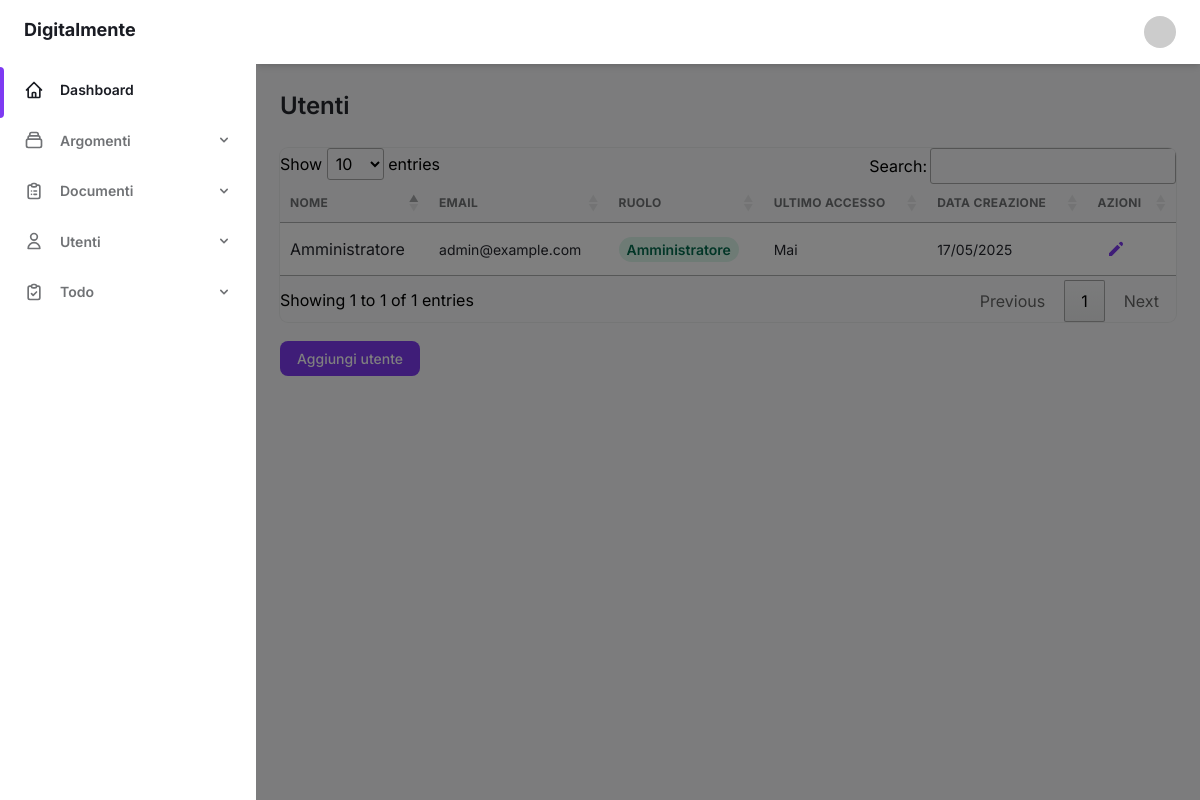
Before: /utenti/index.php (signed in) with the older database file.
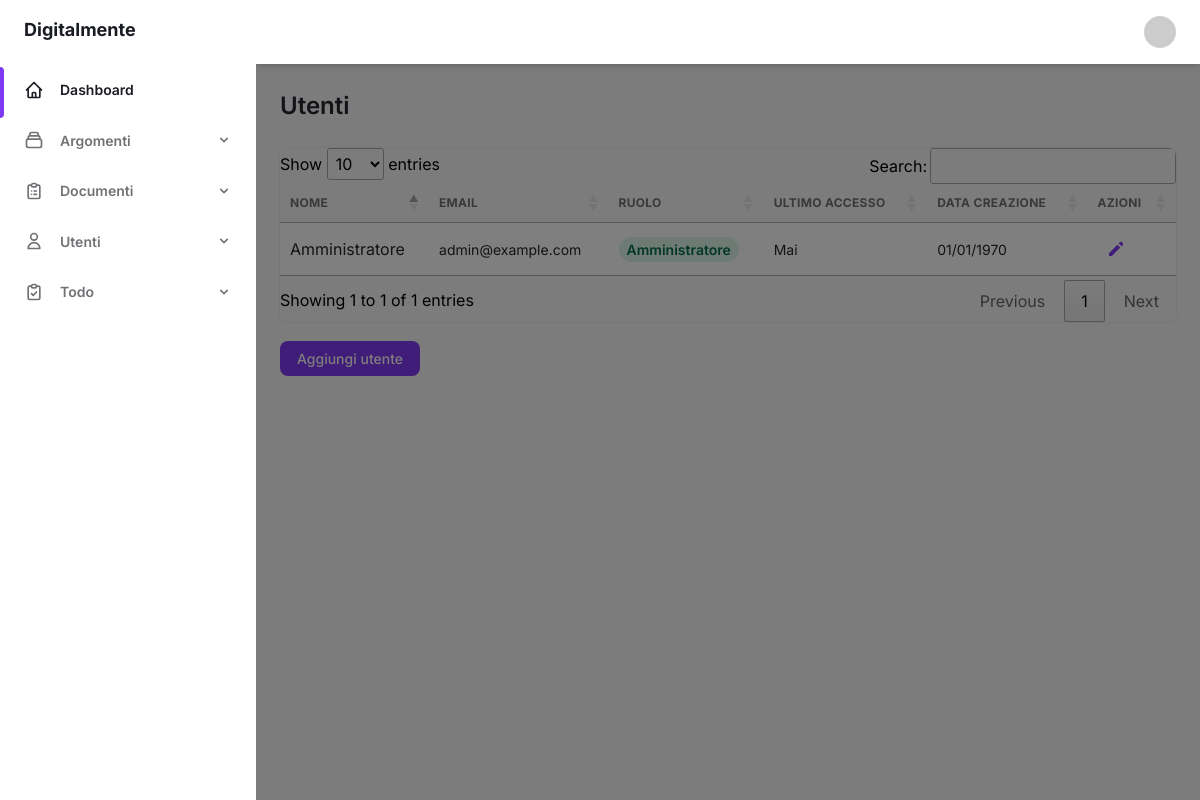
After: the same page with the newer database file.
### tables this page shows
CREATE TABLE IF NOT EXISTS `utenti` (
  `id` int(11) NOT NULL AUTO_INCREMENT,
  `nominativo` varchar(250) DEFAULT NULL,
  `password` varchar(255) DEFAULT NULL,
  `email` varchar(191) DEFAULT NULL,
  `ruolo` int(11) DEFAULT NULL COMMENT '1=admin, 2=editor',
  `last_login` date DEFAULT NULL,
  `created_at` date DEFAULT NULL,
  `reset_id` varchar(250) DEFAULT NULL,
  PRIMARY KEY (`id`),
  UNIQUE KEY `email` (`email`)
);

### includes/functions.php (called while the page is built, shortened)
<?php
function getBaseUrl() {
    $path = $_SERVER['PHP_SELF'];
    $parts = explode('/', $path);
    $appIndex = array_search('app', $parts);
    if ($appIndex === false) {
        return '/';
    }
    $basePath = '';
    return $basePath;
}
?>

### utenti/index.php (the view, shortened to what this page needs)
<?php
require_once '../config/db.php';
require_once '../includes/functions.php';
$stmt = $conn->prepare("SELECT * FROM utenti ORDER BY nominativo");
$stmt->execute();
$utenti = $stmt->get_result();
include '../includes/header.php';
?>
<h2 class="my-6 text-2xl font-semibold text-gray-700 dark:text-gray-200">
    Utenti
</h2>
<div class="w-full overflow-hidden rounded-lg shadow-xs">
    <div class="w-full overflow-x-auto">
        <table class="w-full whitespace-no-wrap datatable">
            <thead>
                <tr class="text-xs font-semibold tracking-wide text-left text-gray-500 uppercase border-b dark:border-gray-700 bg-gray-50 dark:text-gray-400 dark:bg-gray-800">
                    <th class="px-4 py-3">Nome</th>
                    <th class="px-4 py-3">Email</th>
                    <th class="px-4 py-3">Ruolo</th>
                    <th class="px-4 py-3">Ultimo accesso</th>
                    <th class="px-4 py-3">Data creazione</th>
                    <th class="px-4 py-3">Azioni</th>
                </tr>
            </thead>
            <tbody class="bg-white divide-y dark:divide-gray-700 dark:bg-gray-800">
                <?php if ($utenti->num_rows > 0) : ?>
                    <?php while ($utente = $utenti->fetch_assoc()) : ?>
                        <tr class="text-gray-700 dark:text-gray-400">
                            <td class="px-4 py-3">
                                <?php echo htmlspecialchars($utente['nominativo']); ?>
                            </td>
                            <td class="px-4 py-3 text-sm">
                                <?php echo htmlspecialchars($utente['email']); ?>
                            </td>
                            <td class="px-4 py-3 text-sm">
                                <?php if ($utente['ruolo'] == 1): ?>
                                    <span class="px-2 py-1 font-semibold leading-tight text-green-700 bg-green-100 rounded-full dark:bg-green-700 dark:text-green-100">
                                        Amministratore
                                    </span>
                                <?php else: ?>
                                    <span class="px-2 py-1 font-semibold leading-tight text-orange-700 bg-orange-100 rounded-full dark:bg-orange-700 dark:text-orange-100">
                                        Editor
                                    </span>
                                <?php endif; ?>
                            </td>
                            <td class="px-4 py-3 text-sm">
                                <?php echo $utente['last_login'] ? date('d/m/Y', strtotime($utente['last_login'])) : 'Mai'; ?>
                            </td>
                            <td class="px-4 py-3 text-sm">
                                <?php echo date('d/m/Y', strtotime($utente['created_at'])); ?>
                            </td>
                            <td class="px-4 py-3">
                                <div class="flex items-center space-x-4 text-sm">
                                    <a href="modifica.php?id=<?php echo $utente['id']; ?>" class="flex items-center justify-between px-2 py-2 text-sm font-medium leading-5 text-purple-600 rounded-lg dark:text-gray-400 focus:outline-none focus:shadow-outline-gray" aria-label="Edit">
                                        <svg class="w-5 h-5" aria-hidden="true" fill="currentColor" viewBox="0 0 20 20">
                                            <path d="M13.586 3.586a2 2 0 112.828 2.828l-.793.793-2.828-2.828.793-.793zM11.379 5.793L3 14.172V17h2.828l8.38-8.379-2.83-2.828z"></path>
                                        </svg>
                                    </a>
                                </div>
                            </td>
                        </tr>
                    <?php endwhile; ?>
                <?php endif; ?>
            </tbody>
        </table>
    </div>
</div>
<div class="mt-6">
    <a href="aggiungi.php" class="px-4 py-2 text-sm font-medium leading-5 text-white transition-colors duration-150 bg-purple-600 border border-transparent rounded-lg active:bg-purple-600 hover:bg-purple-700 focus:outline-none focus:shadow-outline-purple">
        Aggiungi utente
    </a>
</div>
<?php include '../includes/footer.php'; ?>

### includes/header.php (shortened to what this page needs)
<?php
require_once __DIR__ . '/../includes/functions.php';
?>
<!DOCTYPE html>
<html :class="{ 'theme-dark': dark }" x-data="data()" lang="it">
<head>
    <link rel="stylesheet" href="<?php echo getBaseUrl(); ?>assets/css/tailwind.output.css">
    <link rel="stylesheet" href="https://cdn.datatables.net/1.10.25/css/jquery.dataTables.min.css">
</head>
<body>
    <div class="flex h-screen bg-gray-50 dark:bg-gray-900" :class="{ 'overflow-hidden': isSideMenuOpen }">
        <aside class="z-20 hidden w-64 overflow-y-auto bg-white dark:bg-gray-800 md:block flex-shrink-0">
            <div class="py-4 text-gray-500 dark:text-gray-400">
                <a class="ml-6 text-lg font-bold text-gray-800 dark:text-gray-200" href="<?php echo getBaseUrl(); ?>index.php">
                    Digitalmente
                </a>
                <ul class="mt-6">
                    <li class="relative px-6 py-3">
                        <span class="absolute inset-y-0 left-0 w-1 bg-purple-600 rounded-tr-lg rounded-br-lg" aria-hidden="true"></span>
                        <a class="inline-flex items-center w-full text-sm font-semibold text-gray-800 transition-colors duration-150 hover:text-gray-800 dark:hover:text-gray-200 dark:text-gray-100" href="<?php echo getBaseUrl(); ?>index.php">
                            <span class="ml-4">Dashboard</span>
                        </a>
                    </li>
                </ul>
                <ul>
                    <li class="relative px-6 py-3">
                        <button class="inline-flex items-center justify-between w-full text-sm font-semibold transition-colors duration-150 hover:text-gray-800 dark:hover:text-gray-200" @click="toggleTopicsMenu" aria-haspopup="true">
                            <span class="inline-flex items-center">
                                <span class="ml-4">Argomenti</span>
                            </span>
                            <svg class="w-4 h-4" aria-hidden="true" fill="currentColor" viewBox="0 0 20 20">
                                <path fill-rule="evenodd" d="M5.293 7.293a1 1 0 011.414 0L10 10.586l3.293-3.293a1 1 0 111.414 1.414l-4 4a1 1 0 01-1.414 0l-4-4a1 1 0 010-1.414z" clip-rule="evenodd"></path>
                            </svg>
                        </button>
                    </li>
                    <li class="relative px-6 py-3">
                        <button class="inline-flex items-center justify-between w-full text-sm font-semibold transition-colors duration-150 hover:text-gray-800 dark:hover:text-gray-200" @click="toggleDocumentsMenu" aria-haspopup="true">
                            <span class="inline-flex items-center">
                                <span class="ml-4">Documenti</span>
                            </span>
                            <svg class="w-4 h-4" aria-hidden="true" fill="currentColor" viewBox="0 0 20 20">
                                <path fill-rule="evenodd" d="M5.293 7.293a1 1 0 011.414 0L10 10.586l3.293-3.293a1 1 0 111.414 1.414l-4 4a1 1 0 01-1.414 0l-4-4a1 1 0 010-1.414z" clip-rule="evenodd"></path>
                            </svg>
                        </button>
                    </li>
                    <?php if (isset($_SESSION['user_role']) && $_SESSION['user_role'] == 1): ?>
                    <li class="relative px-6 py-3">
                        <button class="inline-flex items-center justify-between w-full text-sm font-semibold transition-colors duration-150 hover:text-gray-800 dark:hover:text-gray-200" @click="toggleUsersMenu" aria-haspopup="true">
                            <span class="inline-flex items-center">
                                <svg class="w-5 h-5" aria-hidden="true" fill="none" stroke-linecap="round" stroke-linejoin="round" stroke-width="2" viewBox="0 0 24 24" stroke="currentColor">
                                    <path d="M16 7a4 4 0 11-8 0 4 4 0 018 0zM12 14a7 7 0 00-7 7h14a7 7 0 00-7-7z"></path>
                                </svg>
                                <span class="ml-4">Utenti</span>
                            </span>
                            <svg class="w-4 h-4" aria-hidden="true" fill="currentColor" viewBox="0 0 20 20">
                                <path fill-rule="evenodd" d="M5.293 7.293a1 1 0 011.414 0L10 10.586l3.293-3.293a1 1 0 111.414 1.414l-4 4a1 1 0 01-1.414 0l-4-4a1 1 0 010-1.414z" clip-rule="evenodd"></path>
                            </svg>
                        </button>
                    </li>
                    <?php endif; ?>
                    <li class="relative px-6 py-3">
                        <button class="inline-flex items-center justify-between w-full text-sm font-semibold transition-colors duration-150 hover:text-gray-800 dark:hover:text-gray-200" @click="toggleTodoMenu" aria-haspopup="true">
                            <span class="inline-flex items-center">
                                <span class="ml-4">Todo</span>
                            </span>
                            <svg class="w-4 h-4" aria-hidden="true" fill="currentColor" viewBox="0 0 20 20">
                                <path fill-rule="evenodd" d="M5.293 7.293a1 1 0 011.414 0L10 10.586l3.293-3.293a1 1 0 111.414 1.414l-4 4a1 1 0 01-1.414 0l-4-4a1 1 0 010-1.414z" clip-rule="evenodd"></path>
                            </svg>
                        </button>
                    </li>
                </ul>
            </div>
        </aside>
        <div x-show="isSideMenuOpen" x-transition:enter="transition ease-in-out duration-150" x-transition:enter-start="opacity-0" x-transition:enter-end="opacity-100" x-transition:leave="transition ease-in-out duration-150" x-transition:leave-start="opacity-100" x-transition:leave-end="opacity-0" class="fixed inset-0 z-10 flex items-end bg-black bg-opacity-50 sm:items-center sm:justify-center"></div>
        <div class="flex flex-col flex-1 w-full">
            <header class="z-10 py-4 bg-white shadow-md dark:bg-gray-800">
                <div class="container flex items-center justify-between h-full px-6 mx-auto text-purple-600 dark:text-purple-300">
                    <ul class="flex items-center flex-shrink-0 space-x-6">
                        <li class="relative">
                            <button class="align-middle rounded-full focus:shadow-outline-purple focus:outline-none" @click="toggleProfileMenu" @keydown.escape="closeProfileMenu" aria-label="Account" aria-haspopup="true">
                                <img class="object-cover w-8 h-8 rounded-full" src="https://ui-avatars.com/api/?name=<?php echo isset($_SESSION['user_name']) ? $_SESSION['user_name'] : 'User'; ?>&color=7F9CF5&background=EBF4FF" alt="" aria-hidden="true" />
                            </button>
                        </li>
                    </ul>
                </div>
            </header>
            <main class="h-full overflow-y-auto">
                <div class="container px-6 mx-auto grid">

### includes/footer.php (shortened to what this page needs)
                </div>
            </main>
        </div>
    </div>
</body>
</html>

Changed rows visible on the page:
changed utenti "Amministratore": created_at "17/05/2025" → "01/01/1970"
